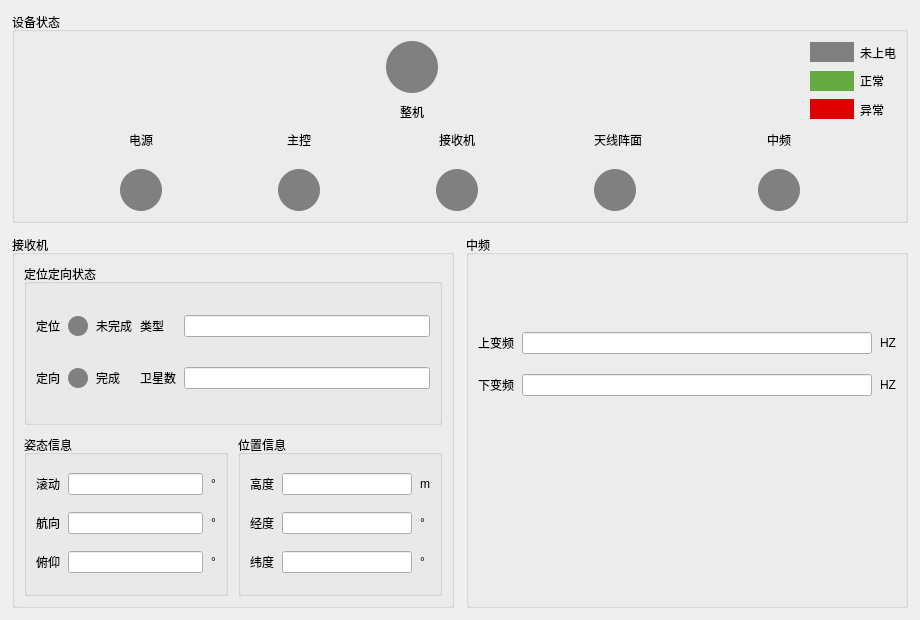
<?xml version="1.0" encoding="UTF-8"?>
<ui version="4.0">
 <class>HomePage</class>
 <widget class="QWidget" name="HomePage">
  <property name="geometry">
   <rect>
    <x>0</x>
    <y>0</y>
    <width>920</width>
    <height>620</height>
   </rect>
  </property>
  <property name="windowTitle">
   <string>HomePage</string>
  </property>
  <layout class="QVBoxLayout" name="mainLayout">
   <property name="spacing">
    <number>12</number>
   </property>
   <property name="leftMargin">
    <number>12</number>
   </property>
   <property name="topMargin">
    <number>12</number>
   </property>
   <property name="rightMargin">
    <number>12</number>
   </property>
   <property name="bottomMargin">
    <number>12</number>
   </property>
   <item>
    <widget class="QGroupBox" name="deviceStatusGroup">
     <property name="title">
      <string>设备状态</string>
     </property>
     <layout class="QVBoxLayout" name="deviceStatusMainLayout">
      <property name="spacing">
       <number>10</number>
      </property>
      <item>
       <layout class="QHBoxLayout" name="deviceTopLayout">
        <item>
         <spacer name="deviceTopLeftSpacer">
          <property name="orientation">
           <enum>Qt::Horizontal</enum>
          </property>
          <property name="sizeHint" stdset="0">
           <size>
            <width>40</width>
            <height>20</height>
           </size>
          </property>
         </spacer>
        </item>
        <item>
         <layout class="QVBoxLayout" name="wholeMachineLayout">
          <item>
           <widget class="QLabel" name="wholeMachineStatus">
            <property name="minimumSize">
             <size>
              <width>52</width>
              <height>52</height>
             </size>
            </property>
            <property name="maximumSize">
             <size>
              <width>52</width>
              <height>52</height>
             </size>
            </property>
            <property name="styleSheet">
             <string notr="true">background-color: rgb(128, 128, 128);
border-radius: 26px;</string>
            </property>
            <property name="text">
             <string/>
            </property>
           </widget>
          </item>
          <item>
           <widget class="QLabel" name="wholeMachineLabel">
            <property name="text">
             <string>整机</string>
            </property>
            <property name="alignment">
             <set>Qt::AlignCenter</set>
            </property>
           </widget>
          </item>
         </layout>
        </item>
        <item>
         <spacer name="deviceTopMiddleSpacer">
          <property name="orientation">
           <enum>Qt::Horizontal</enum>
          </property>
          <property name="sizeHint" stdset="0">
           <size>
            <width>20</width>
            <height>20</height>
           </size>
          </property>
         </spacer>
        </item>
        <item>
         <layout class="QVBoxLayout" name="legendLayout">
          <property name="spacing">
           <number>6</number>
          </property>
          <item>
           <layout class="QHBoxLayout" name="legendOffLayout">
            <item>
             <widget class="QLabel" name="legendOffColor">
              <property name="minimumSize">
               <size>
                <width>44</width>
                <height>20</height>
               </size>
              </property>
              <property name="maximumSize">
               <size>
                <width>44</width>
                <height>20</height>
               </size>
              </property>
              <property name="styleSheet">
               <string notr="true">background-color: rgb(128, 128, 128);</string>
              </property>
              <property name="text">
               <string/>
              </property>
             </widget>
            </item>
            <item>
             <widget class="QLabel" name="legendOffText">
              <property name="text">
               <string>未上电</string>
              </property>
             </widget>
            </item>
           </layout>
          </item>
          <item>
           <layout class="QHBoxLayout" name="legendNormalLayout">
            <item>
             <widget class="QLabel" name="legendNormalColor">
              <property name="minimumSize">
               <size>
                <width>44</width>
                <height>20</height>
               </size>
              </property>
              <property name="maximumSize">
               <size>
                <width>44</width>
                <height>20</height>
               </size>
              </property>
              <property name="styleSheet">
               <string notr="true">background-color: rgb(102, 170, 68);</string>
              </property>
              <property name="text">
               <string/>
              </property>
             </widget>
            </item>
            <item>
             <widget class="QLabel" name="legendNormalText">
              <property name="text">
               <string>正常</string>
              </property>
             </widget>
            </item>
           </layout>
          </item>
          <item>
           <layout class="QHBoxLayout" name="legendErrorLayout">
            <item>
             <widget class="QLabel" name="legendErrorColor">
              <property name="minimumSize">
               <size>
                <width>44</width>
                <height>20</height>
               </size>
              </property>
              <property name="maximumSize">
               <size>
                <width>44</width>
                <height>20</height>
               </size>
              </property>
              <property name="styleSheet">
               <string notr="true">background-color: rgb(225, 0, 0);</string>
              </property>
              <property name="text">
               <string/>
              </property>
             </widget>
            </item>
            <item>
             <widget class="QLabel" name="legendErrorText">
              <property name="text">
               <string>异常</string>
              </property>
             </widget>
            </item>
           </layout>
          </item>
         </layout>
        </item>
       </layout>
      </item>
      <item>
       <layout class="QHBoxLayout" name="deviceItemsLayout">
        <property name="spacing">
         <number>20</number>
        </property>
        <item>
         <layout class="QVBoxLayout" name="powerLayout">
          <item>
           <widget class="QLabel" name="powerLabel">
            <property name="text">
             <string>电源</string>
            </property>
            <property name="alignment">
             <set>Qt::AlignCenter</set>
            </property>
           </widget>
          </item>
          <item>
           <widget class="QLabel" name="powerStatus">
            <property name="minimumSize">
             <size>
              <width>42</width>
              <height>42</height>
             </size>
            </property>
            <property name="maximumSize">
             <size>
              <width>42</width>
              <height>42</height>
             </size>
            </property>
            <property name="styleSheet">
             <string notr="true">background-color: rgb(128, 128, 128);
border-radius: 21px;</string>
            </property>
            <property name="text">
             <string/>
            </property>
           </widget>
          </item>
         </layout>
        </item>
        <item>
         <layout class="QVBoxLayout" name="mainControlLayout">
          <item>
           <widget class="QLabel" name="mainControlLabel">
            <property name="text">
             <string>主控</string>
            </property>
            <property name="alignment">
             <set>Qt::AlignCenter</set>
            </property>
           </widget>
          </item>
          <item>
           <widget class="QLabel" name="mainControlStatus">
            <property name="minimumSize">
             <size>
              <width>42</width>
              <height>42</height>
             </size>
            </property>
            <property name="maximumSize">
             <size>
              <width>42</width>
              <height>42</height>
             </size>
            </property>
            <property name="styleSheet">
             <string notr="true">background-color: rgb(128, 128, 128);
border-radius: 21px;</string>
            </property>
            <property name="text">
             <string/>
            </property>
           </widget>
          </item>
         </layout>
        </item>
        <item>
         <layout class="QVBoxLayout" name="receiverLayout">
          <item>
           <widget class="QLabel" name="receiverLabel">
            <property name="text">
             <string>接收机</string>
            </property>
            <property name="alignment">
             <set>Qt::AlignCenter</set>
            </property>
           </widget>
          </item>
          <item>
           <widget class="QLabel" name="receiverStatus">
            <property name="minimumSize">
             <size>
              <width>42</width>
              <height>42</height>
             </size>
            </property>
            <property name="maximumSize">
             <size>
              <width>42</width>
              <height>42</height>
             </size>
            </property>
            <property name="styleSheet">
             <string notr="true">background-color: rgb(128, 128, 128);
border-radius: 21px;</string>
            </property>
            <property name="text">
             <string/>
            </property>
           </widget>
          </item>
         </layout>
        </item>
        <item>
         <layout class="QVBoxLayout" name="antennaArrayLayout">
          <item>
           <widget class="QLabel" name="antennaArrayLabel">
            <property name="text">
             <string>天线阵面</string>
            </property>
            <property name="alignment">
             <set>Qt::AlignCenter</set>
            </property>
           </widget>
          </item>
          <item>
           <widget class="QLabel" name="antennaArrayStatus">
            <property name="minimumSize">
             <size>
              <width>42</width>
              <height>42</height>
             </size>
            </property>
            <property name="maximumSize">
             <size>
              <width>42</width>
              <height>42</height>
             </size>
            </property>
            <property name="styleSheet">
             <string notr="true">background-color: rgb(128, 128, 128);
border-radius: 21px;</string>
            </property>
            <property name="text">
             <string/>
            </property>
           </widget>
          </item>
         </layout>
        </item>
        <item>
         <layout class="QVBoxLayout" name="intermediateFreqLayout">
          <item>
           <widget class="QLabel" name="intermediateFreqLabel">
            <property name="text">
             <string>中频</string>
            </property>
            <property name="alignment">
             <set>Qt::AlignCenter</set>
            </property>
           </widget>
          </item>
          <item>
           <widget class="QLabel" name="intermediateFreqStatus">
            <property name="minimumSize">
             <size>
              <width>42</width>
              <height>42</height>
             </size>
            </property>
            <property name="maximumSize">
             <size>
              <width>42</width>
              <height>42</height>
             </size>
            </property>
            <property name="styleSheet">
             <string notr="true">background-color: rgb(128, 128, 128);
border-radius: 21px;</string>
            </property>
            <property name="text">
             <string/>
            </property>
           </widget>
          </item>
         </layout>
        </item>
       </layout>
      </item>
     </layout>
    </widget>
   </item>
   <item>
    <layout class="QHBoxLayout" name="contentLayout">
     <property name="spacing">
      <number>12</number>
     </property>
     <item>
      <widget class="QGroupBox" name="receiverGroup">
       <property name="title">
        <string>接收机</string>
       </property>
       <layout class="QVBoxLayout" name="receiverMainLayout">
        <property name="spacing">
         <number>10</number>
        </property>
        <item>
         <widget class="QGroupBox" name="positionOrientationGroup">
          <property name="title">
           <string>定位定向状态</string>
          </property>
          <layout class="QGridLayout" name="positionOrientationLayout">
           <property name="horizontalSpacing">
            <number>8</number>
           </property>
           <property name="verticalSpacing">
            <number>8</number>
           </property>
           <item row="0" column="0">
            <widget class="QLabel" name="positioningLabel">
             <property name="text">
              <string>定位</string>
             </property>
            </widget>
           </item>
           <item row="0" column="1">
            <widget class="QLabel" name="positioningStatusLight">
             <property name="minimumSize">
              <size>
               <width>20</width>
               <height>20</height>
              </size>
             </property>
             <property name="maximumSize">
              <size>
               <width>20</width>
               <height>20</height>
              </size>
             </property>
             <property name="styleSheet">
              <string notr="true">background-color: rgb(128, 128, 128);
border-radius: 10px;</string>
             </property>
             <property name="text">
              <string/>
             </property>
            </widget>
           </item>
           <item row="0" column="2">
            <widget class="QLabel" name="positioningStatusText">
             <property name="text">
              <string>未完成</string>
             </property>
            </widget>
           </item>
           <item row="0" column="3">
            <widget class="QLabel" name="typeLabel">
             <property name="text">
              <string>类型</string>
             </property>
            </widget>
           </item>
           <item row="0" column="4">
            <widget class="QLineEdit" name="typeEdit">
             <property name="readOnly">
              <bool>true</bool>
             </property>
            </widget>
           </item>
           <item row="1" column="0">
            <widget class="QLabel" name="orientationLabel">
             <property name="text">
              <string>定向</string>
             </property>
            </widget>
           </item>
           <item row="1" column="1">
            <widget class="QLabel" name="orientationStatusLight">
             <property name="minimumSize">
              <size>
               <width>20</width>
               <height>20</height>
              </size>
             </property>
             <property name="maximumSize">
              <size>
               <width>20</width>
               <height>20</height>
              </size>
             </property>
             <property name="styleSheet">
              <string notr="true">background-color: rgb(128, 128, 128);
border-radius: 10px;</string>
             </property>
             <property name="text">
              <string/>
             </property>
            </widget>
           </item>
           <item row="1" column="2">
            <widget class="QLabel" name="orientationStatusText">
             <property name="text">
              <string>完成</string>
             </property>
            </widget>
           </item>
           <item row="1" column="3">
            <widget class="QLabel" name="satelliteCountLabel">
             <property name="text">
              <string>卫星数</string>
             </property>
            </widget>
           </item>
           <item row="1" column="4">
            <widget class="QLineEdit" name="satelliteCountEdit">
             <property name="readOnly">
              <bool>true</bool>
             </property>
            </widget>
           </item>
          </layout>
         </widget>
        </item>
        <item>
         <layout class="QHBoxLayout" name="receiverBottomLayout">
          <property name="spacing">
           <number>10</number>
          </property>
          <item>
           <widget class="QGroupBox" name="attitudeGroup">
            <property name="title">
             <string>姿态信息</string>
            </property>
            <layout class="QGridLayout" name="attitudeLayout">
             <property name="horizontalSpacing">
              <number>8</number>
             </property>
             <property name="verticalSpacing">
              <number>8</number>
             </property>
             <item row="0" column="0">
              <widget class="QLabel" name="rollLabel">
               <property name="text">
                <string>滚动</string>
               </property>
              </widget>
             </item>
             <item row="0" column="1">
              <widget class="QLineEdit" name="rollEdit">
               <property name="readOnly">
                <bool>true</bool>
               </property>
              </widget>
             </item>
             <item row="0" column="2">
              <widget class="QLabel" name="rollUnitLabel">
               <property name="text">
                <string>°</string>
               </property>
              </widget>
             </item>
             <item row="1" column="0">
              <widget class="QLabel" name="headingLabel">
               <property name="text">
                <string>航向</string>
               </property>
              </widget>
             </item>
             <item row="1" column="1">
              <widget class="QLineEdit" name="headingEdit">
               <property name="readOnly">
                <bool>true</bool>
               </property>
              </widget>
             </item>
             <item row="1" column="2">
              <widget class="QLabel" name="headingUnitLabel">
               <property name="text">
                <string>°</string>
               </property>
              </widget>
             </item>
             <item row="2" column="0">
              <widget class="QLabel" name="pitchLabel">
               <property name="text">
                <string>俯仰</string>
               </property>
              </widget>
             </item>
             <item row="2" column="1">
              <widget class="QLineEdit" name="pitchEdit">
               <property name="readOnly">
                <bool>true</bool>
               </property>
              </widget>
             </item>
             <item row="2" column="2">
              <widget class="QLabel" name="pitchUnitLabel">
               <property name="text">
                <string>°</string>
               </property>
              </widget>
             </item>
            </layout>
           </widget>
          </item>
          <item>
           <widget class="QGroupBox" name="positionGroup">
            <property name="title">
             <string>位置信息</string>
            </property>
            <layout class="QGridLayout" name="positionLayout">
             <property name="horizontalSpacing">
              <number>8</number>
             </property>
             <property name="verticalSpacing">
              <number>8</number>
             </property>
             <item row="0" column="0">
              <widget class="QLabel" name="altitudeLabel">
               <property name="text">
                <string>高度</string>
               </property>
              </widget>
             </item>
             <item row="0" column="1">
              <widget class="QLineEdit" name="altitudeEdit">
               <property name="readOnly">
                <bool>true</bool>
               </property>
              </widget>
             </item>
             <item row="0" column="2">
              <widget class="QLabel" name="altitudeUnitLabel">
               <property name="text">
                <string>m</string>
               </property>
              </widget>
             </item>
             <item row="1" column="0">
              <widget class="QLabel" name="longitudeLabel">
               <property name="text">
                <string>经度</string>
               </property>
              </widget>
             </item>
             <item row="1" column="1">
              <widget class="QLineEdit" name="longitudeEdit">
               <property name="readOnly">
                <bool>true</bool>
               </property>
              </widget>
             </item>
             <item row="1" column="2">
              <widget class="QLabel" name="longitudeUnitLabel">
               <property name="text">
                <string>°</string>
               </property>
              </widget>
             </item>
             <item row="2" column="0">
              <widget class="QLabel" name="latitudeLabel">
               <property name="text">
                <string>纬度</string>
               </property>
              </widget>
             </item>
             <item row="2" column="1">
              <widget class="QLineEdit" name="latitudeEdit">
               <property name="readOnly">
                <bool>true</bool>
               </property>
              </widget>
             </item>
             <item row="2" column="2">
              <widget class="QLabel" name="latitudeUnitLabel">
               <property name="text">
                <string>°</string>
               </property>
              </widget>
             </item>
            </layout>
           </widget>
          </item>
         </layout>
        </item>
       </layout>
      </widget>
     </item>
     <item>
      <widget class="QGroupBox" name="intermediateFreqGroup">
       <property name="title">
        <string>中频</string>
       </property>
       <layout class="QVBoxLayout" name="intermediateFreqMainLayout">
        <item>
         <spacer name="intermediateTopSpacer">
          <property name="orientation">
           <enum>Qt::Vertical</enum>
          </property>
          <property name="sizeHint" stdset="0">
           <size>
            <width>20</width>
            <height>40</height>
           </size>
          </property>
         </spacer>
        </item>
        <item>
         <layout class="QGridLayout" name="intermediateFreqInputLayout">
          <property name="horizontalSpacing">
           <number>8</number>
          </property>
          <property name="verticalSpacing">
           <number>20</number>
          </property>
          <item row="0" column="0">
           <widget class="QLabel" name="upConvertLabel">
            <property name="text">
             <string>上变频</string>
            </property>
           </widget>
          </item>
          <item row="0" column="1">
           <widget class="QLineEdit" name="upConvertInput"/>
          </item>
          <item row="0" column="2">
           <widget class="QLabel" name="upConvertUnitLabel">
            <property name="text">
             <string>HZ</string>
            </property>
           </widget>
          </item>
          <item row="1" column="0">
           <widget class="QLabel" name="downConvertLabel">
            <property name="text">
             <string>下变频</string>
            </property>
           </widget>
          </item>
          <item row="1" column="1">
           <widget class="QLineEdit" name="downConvertInput"/>
          </item>
          <item row="1" column="2">
           <widget class="QLabel" name="downConvertUnitLabel">
            <property name="text">
             <string>HZ</string>
            </property>
           </widget>
          </item>
         </layout>
        </item>
        <item>
         <spacer name="intermediateBottomSpacer">
          <property name="orientation">
           <enum>Qt::Vertical</enum>
          </property>
          <property name="sizeHint" stdset="0">
           <size>
            <width>20</width>
            <height>200</height>
           </size>
          </property>
         </spacer>
        </item>
       </layout>
      </widget>
     </item>
    </layout>
   </item>
  </layout>
 </widget>
 <resources/>
 <connections/>
</ui>
